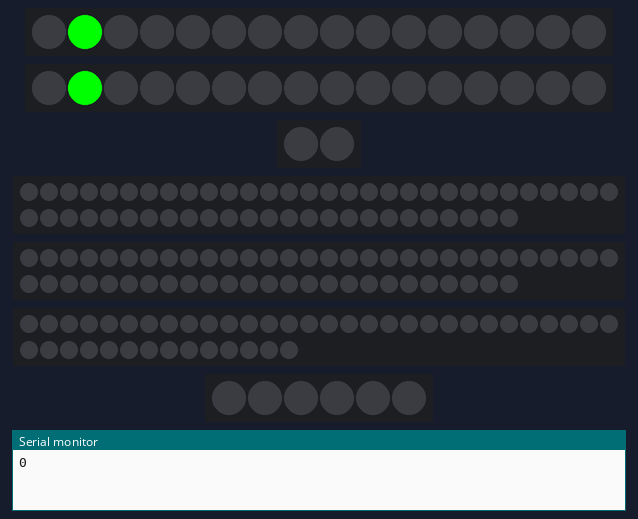
Bench run of a sketch on a simulated Arduino Uno, built with avr-gcc and run on an emulated ATmega328P. On the bench: 2 × 16 RGB LEDs in strip order, left to right, 2 RGB LEDs in strip order, left to right, 2 × 55 RGB LEDs in strip order, left to right, continuing on the next row, 44 RGB LEDs in strip order, left to right, continuing on the next row, 6 RGB LEDs in strip order, left to right, the last lines printed to the serial monitor. Dim RGB values are drawn brighter than linear; the strip is taken to match the declared colour order.

Above: at 0.16 s.
At 1.69 s:
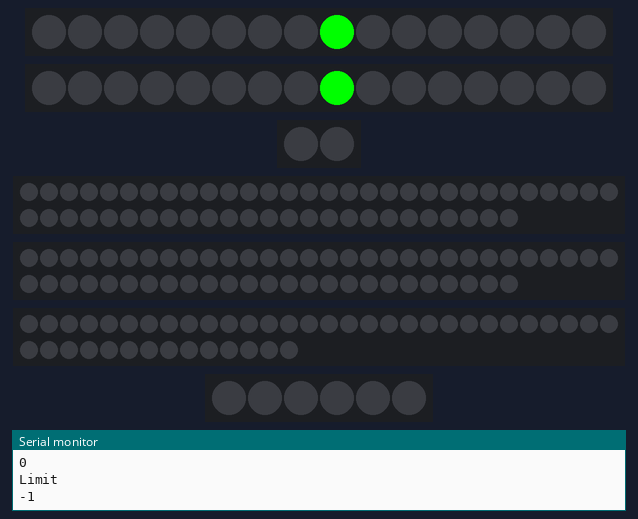
At 3.21 s:
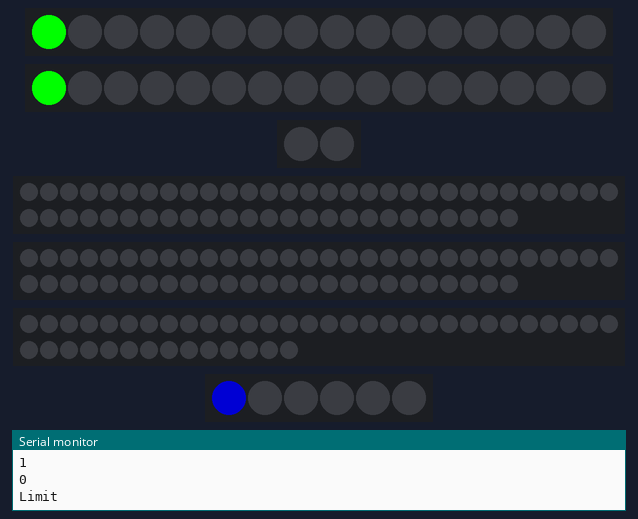
At 5.65 s:
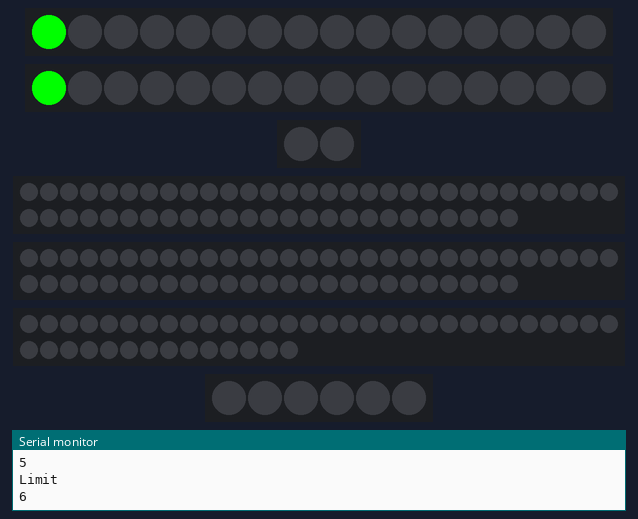
At 8.4 s:
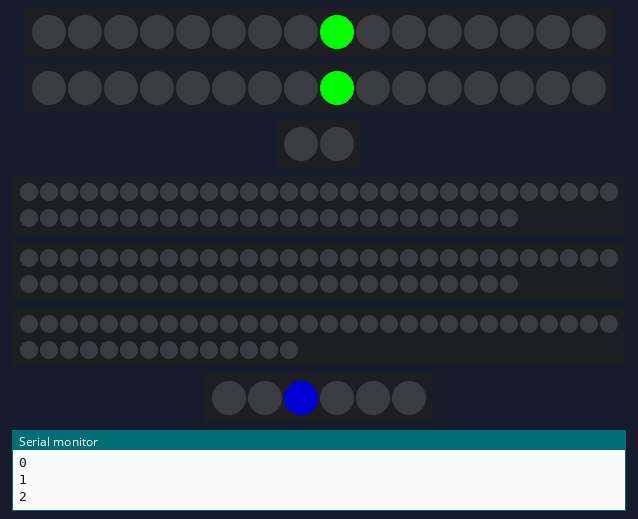
At 13.58 s:
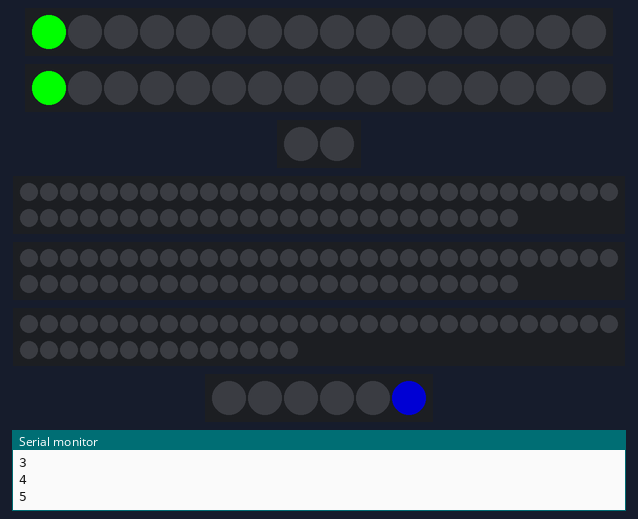
Timing chart, 0 to 40.0 s (numbered marks = the images above):
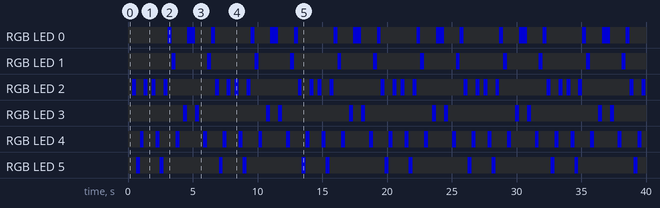

Measured:
- by itself, RGB LED 0: repeats every 6.4 s: off 1.2 s, RGB(0, 0, 128) 0.61 s, off 1.2 s, RGB(0, 0, 128) 0.30 s, off 2.7 s, RGB(0, 0, 128) 0.31 s
- by itself, RGB LED 1: repeats every 6.4 s: off 2.4 s, RGB(0, 0, 128) 0.31 s, off 3.4 s, RGB(0, 0, 128) 0.31 s
- by itself, RGB LED 3: repeats every 6.4 s: off 0.61 s, RGB(0, 0, 128) 0.31 s, off 5.2 s, RGB(0, 0, 128) 0.31 s
- by itself, RGB LED 5: repeats every 6.4 s: off 1.5 s, RGB(0, 0, 128) 0.31 s, off 4.3 s, RGB(0, 0, 128) 0.31 s
- by itself, RGB LED 4: repeats every 6.4 s: off 0.91 s, RGB(0, 0, 128) 0.31 s, off 1.2 s, RGB(0, 0, 128) 0.30 s, off 1.8 s, RGB(0, 0, 128) 0.31 s, off 1.2 s, RGB(0, 0, 128) 0.30 s
- by itself, RGB LED 2: repeats every 6.4 s: off 0.61 s, RGB(0, 0, 128) 0.31 s, off 0.31 s, RGB(0, 0, 128) 0.30 s, off 0.61 s, RGB(0, 0, 128) 0.30 s, off 3.7 s, RGB(0, 0, 128) 0.31 s

The sketch:

lights.ino
```cpp
#include <Adafruit_NeoPixel.h>
#include <Wire.h>

#ifdef __AVR__
  #include <avr/power.h>
#endif

#define FRONTPIN 4
#define REARPIN 3

#define VENT_PIN 6
#define SLOT_PIN 5

#define LEFT_PIN 9
#define RIGHT_PIN 8
#define CENTER_PIN 7

#define LEG_BRIGHTNESS 75

// Parameter 1 = number of pixels in strip
// Parameter 2 = Arduino pin number (most are valid)
// Parameter 3 = pixel type flags, add together as needed:
//   NEO_KHZ800  800 KHz bitstream (most NeoPixel products w/WS2812 LEDs)
//   NEO_KHZ400  400 KHz (classic 'v1' (not v2) FLORA pixels, WS2811 drivers)
//   NEO_GRB     Pixels are wired for GRB bitstream (most NeoPixel products)
//   NEO_RGB     Pixels are wired for RGB bitstream (v1 FLORA pixels, not v2)
//   NEO_RGBW    Pixels are wired for RGBW bitstream (NeoPixel RGBW products)
Adafruit_NeoPixel frontspin = Adafruit_NeoPixel(16, FRONTPIN, NEO_RGBW + NEO_KHZ800);
Adafruit_NeoPixel rearspin = Adafruit_NeoPixel(16, REARPIN, NEO_RGBW + NEO_KHZ800);

Adafruit_NeoPixel vents = Adafruit_NeoPixel(2, VENT_PIN, NEO_GRB + NEO_KHZ800);
Adafruit_NeoPixel slot = Adafruit_NeoPixel(6, SLOT_PIN, NEO_GRB + NEO_KHZ800);

Adafruit_NeoPixel leftleg = Adafruit_NeoPixel(55, LEFT_PIN, NEO_GRB + NEO_KHZ800);
Adafruit_NeoPixel rightleg = Adafruit_NeoPixel(55, RIGHT_PIN, NEO_GRB + NEO_KHZ800);
Adafruit_NeoPixel centerleg = Adafruit_NeoPixel(44, CENTER_PIN, NEO_GRB + NEO_KHZ800);


uint32_t magenta = vents.Color(255, 0, 255);
uint32_t red = vents.Color(255, 0, 0);
uint32_t green = vents.Color(0, 255, 0);
uint32_t blue = vents.Color(0, 0, 255);
uint32_t yellow = vents.Color(255, 255, 0);

// IMPORTANT: To reduce NeoPixel burnout risk, add 1000 uF capacitor across
// pixel power leads, add 300 - 500 Ohm resistor on first pixel's data input
// and minimize distance between Arduino and first pixel.  Avoid connecting
// on a live circuit...if you must, connect GND first.

void setup() {

  Serial.begin(9600);

  Wire.begin(80);                // join i2c bus with address #8
  Wire.onReceive(receiveEvent); // register event


  frontspin.begin();
  frontspin.show(); // Initialize all pixels to 'off'

 rearspin.begin();
 rearspin.show(); // Initialize all pixels to 'off'

  vents.begin();
  vents.setBrightness(255);
  vents.show(); // Initialize all pixels to 'off'

  leftleg.begin();
  leftleg.setBrightness(LEG_BRIGHTNESS);
  rightleg.begin();
  rightleg.setBrightness(LEG_BRIGHTNESS);

  centerleg.begin();
  centerleg.setBrightness(LEG_BRIGHTNESS);

  leftleg.show();
  rightleg.show();
  centerleg.show();

  slot.begin();
  slot.setBrightness(128);
  slot.show(); // Initialize all pixels to 'off'

    //Serial.println(frontspin.numPixels());

}

// function that executes whenever data is received from master
// this function is registered as an event, see setup()
void receiveEvent(int howMany) {
  while (1 < Wire.available()) { // loop through all but the last
    char c = Wire.read(); // receive byte as a character
    Serial.print(c);         // print the character
  }
  int x = Wire.read();    // receive byte as an integer
  Serial.println(x);// print the integer
  switch (x)
  {
    case 2: // OFF
      SpinnersOff();
      LeftGlow(0);
      RightGlow(0);
      CenterGlow(0);
      slot_off();
      vents_colour(0,0);
    break;
    case 5:
      LeftGlow(green);
      RightGlow(green);
      CenterGlow(green);
    break;
      case 4:
      LeftGlow(red);
      RightGlow(red);
      CenterGlow(red);
    break;
      case 6:
      LeftGlow(blue);
      RightGlow(blue);
      CenterGlow(blue);
    break;

  }

}
// G R B W
void police()
{
  //Start
  SpinnersOff();

  for (uint16_t ii=0; ii < 5; ii++)
  {
    LeftGlow(blue);
    RightGlow(0);
    CenterGlow(blue);
    SlotAlt(blue,0);
    vents_colour(blue,0);
    delay(500);
    LeftGlow(0);
    RightGlow(blue);
    CenterGlow(0);
    SlotAlt(blue,1);
    vents_colour(0,blue);
    delay(500);
  }

  SpinnersOff();
    LeftGlow(0);
    RightGlow(0);
    CenterGlow(0);
    slot_off();
    vents_colour(0,0);

}

void loop() {

//police();
FrontSpinner();
  RearSpinner();
  //vents_colour(red,green);
    //slot_dot_up(blue,50);
    //slot_dot_down(blue,50);
    slot_dot_bounce(blue,10);
  //  LeftGlow(magenta);
  //  RightGlow(magenta);
  //  CenterGlow(magenta);

  //10 is fast
  delay(10);
}
```

feet_drivers.ino
```cpp
/*void left()
{
  uint16_t static pointer;

  if (pointer >= 12)
  {
    pointer=3;
  }
  else
  {
    pointer=pointer+1;
  }


    //Clear All pixels
    for (uint16_t ii=0; ii < 55; ii++)
    {
        left.setPixelColor(ii, 0);        //turn every  pixel off
    }

    //Set Pixel
    //Front
    left.setPixelColor(pointer, frontspin.Color(0,0 , 255));
    //Rearleft.setPixelColor(pointer+29, frontspin.Color(0,0 , 255));

    //Display
    left.show();

}*/

void LeftGlow(uint32_t foot_colour)
{
    //Clear All pixels
    for (uint16_t ii=0; ii < 55; ii++)
    {
        //left.setPixelColor(ii, 0);        //turn every  pixel off
        leftleg.setPixelColor(ii, foot_colour);

    }

    leftleg.show();

}
/*
void right()
{
  uint16_t static pointer;

  if (pointer >= 12)
  {
    pointer=3;
  }
  else
  {
    pointer=pointer+1;
  }


    //Clear All pixels
    for (uint16_t ii=0; ii < 55; ii++)
    {
        right.setPixelColor(ii, 0);        //turn every  pixel off
    }

    //Set Pixel
    //Front
    right.setPixelColor(pointer, frontspin.Color(0,0 , 255));
    //Rearleft.setPixelColor(pointer+29, frontspin.Color(0,0 , 255));

    //Display
    right.show();

}
*/
void RightGlow(uint32_t foot_colour)
{
    //Clear All pixels
    for (uint16_t ii=0; ii < 55; ii++)
    {
        //left.setPixelColor(ii, 0);        //turn every  pixel off
        rightleg.setPixelColor(ii, foot_colour);

    }

    rightleg.show();

}

void CenterGlow(uint32_t foot_colour)
{
    //Clear All pixels
    for (uint16_t ii=0; ii < 44; ii++)
    {
        //left.setPixelColor(ii, 0);        //turn every  pixel off
        centerleg.setPixelColor(ii, foot_colour);

    }

    centerleg.show();

}
```

spin_drivers.ino
```cpp
void FrontSpinner()
{
  uint16_t static pointer;

  if (pointer >= 15)
  {
    pointer=0;
  }
  else
  {
    pointer=pointer+1;
  }


    //Clear All pixels
    for (uint16_t ii=0; ii < 16; ii++)
    {
        frontspin.setPixelColor(ii, 0);        //turn every  pixel off
    }

    //Set Pixel
    frontspin.setPixelColor(pointer, frontspin.Color(0, 255, 0,0));

    //Display
    frontspin.show();

}

void RearSpinner()
{
  uint16_t static pointer;

  if (pointer >= 15)
  {
    pointer=0;
  }
  else
  {
    pointer=pointer+1;
  }


    //Clear All pixels
    for (uint16_t ii=0; ii < 16; ii++)
    {
        rearspin.setPixelColor(ii, 0);        //turn every  pixel off
    }

    //Set Pixel
    rearspin.setPixelColor(pointer, rearspin.Color(0, 255, 0,0));

    //Display
    rearspin.show();

}

void SpinnersOff()
{

    //Clear All pixels
    for (uint16_t ii=0; ii < 16; ii++)
    {
        frontspin.setPixelColor(ii, 0);        //turn every  pixel off
        rearspin.setPixelColor(ii, 0);        //turn every  pixel off

    }

    //Display
    frontspin.show();
    rearspin.show();
}
```

vent_drivers.ino
```cpp
void vents_colour(uint32_t tcolour,uint32_t bcolour)
{
   vents.setPixelColor(0, tcolour);
    vents.setPixelColor(1, bcolour);

    //Display
    vents.show();
}


void vents_off()
{

   vents.setPixelColor(0, 0);
    vents.setPixelColor(1, 0);

    //Display
    vents.show();
}

void slot_off()
{
    //Clear All pixels
    for (uint16_t ii=0; ii < slot.numPixels(); ii++)
    {
        slot.setPixelColor(ii, 0);        //turn every  pixel off
    }
    //Display
    slot.show();
}

void slot_colour(uint32_t colour)
{
    //Set All pixels
    for (uint16_t ii=0; ii < slot.numPixels(); ii++)
    {
        slot.setPixelColor(ii, colour);        //turn every  pixel off
    }
    //Display
    slot.show();
}

// Fill the dots one after the other with a color
void slot_dot_down(uint32_t c, uint8_t wait)
{
  uint16_t static slot_pointer;

  slot_off();

  if (slot_pointer >= 6)
  {
    slot_pointer=0;
  }
  else
  {
    slot_pointer=slot_pointer+1;
  }

  //Set Pixel
    slot.setPixelColor(slot_pointer, c);

    //Display
    slot.show();
}

// Fill the dots one after the other with a color
void slot_dot_up(uint32_t c, uint8_t wait)
{
  uint16_t static slot_pointer;

  slot_off();

  if (slot_pointer==0)
  {
    slot_pointer=5;
  }
  else
  {
    slot_pointer=slot_pointer-1;
  }

  //Set Pixel
  slot.setPixelColor(slot_pointer, c);

  //Display
  slot.show();

}

// Fill the dots one after the other with a color
void slot_dot_bounce(uint32_t c, uint8_t wait)
{
  int static slot_pointer=0;
  int static slot_dir=1;
  int static delay_counter=1;

  delay_counter=delay_counter+1;

  if (delay_counter>=wait)
  {
    delay_counter=1;

  slot_off();

  if (slot_pointer<0 || slot_pointer>5)
  {
      Serial.println("Limit");
    if (slot_dir==-1)
      slot_dir=1;
    else
    slot_dir=-1;

  }

  Serial.println(slot_pointer);
  //Serial.println(slot_dir);

  slot_pointer=slot_pointer+slot_dir;

  //Set Pixel
  slot.setPixelColor(slot_pointer, c);

  //Display
  slot.show();
  }
}

void SlotAlt(uint32_t colour,int start)
{
    //Set All pixels
    for (uint16_t ii=0; ii < slot.numPixels(); ii++)
    {
        slot.setPixelColor(ii, 0);        //turn every  pixel off
    }

    //Set All pixels
    for (uint16_t ii=start; ii < slot.numPixels(); ii=ii+2)
    {
        slot.setPixelColor(ii, colour);        //set every  2nd pixel
    }

    //Display
    slot.show();
}
```
